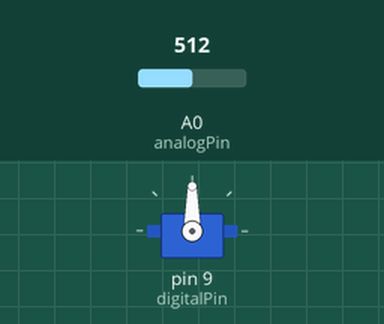
This sketch was run on a simulated Arduino Uno, built with avr-gcc and run on an emulated ATmega328P. On the bench: servo. Inputs (shaded band) come from the test bench; at power-on: A0 (analogPin) = 512.

Above: at 1.2 s.
1.3 s: A0 (analogPin) set to 716
At 2.5 s:
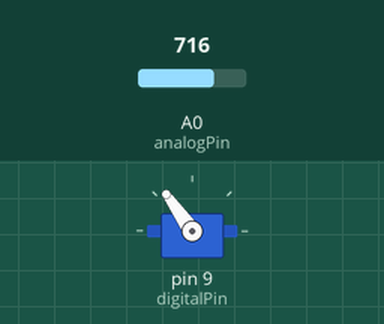
2.8 s: A0 (analogPin) set to 900
At 3.8 s:
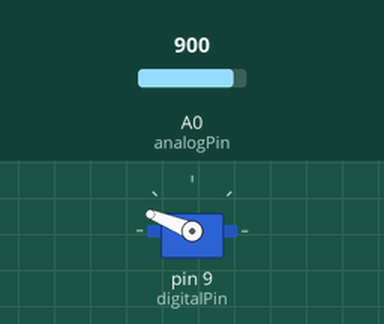
4.3 s: A0 (analogPin) set to 1023
At 4.9 s:
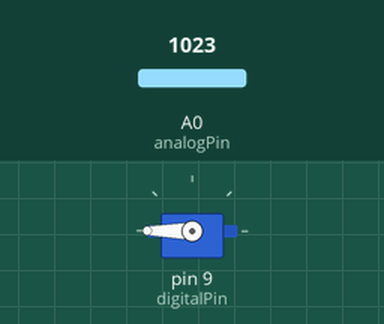
5.8 s: A0 (analogPin) set to 306
At 6.1 s:
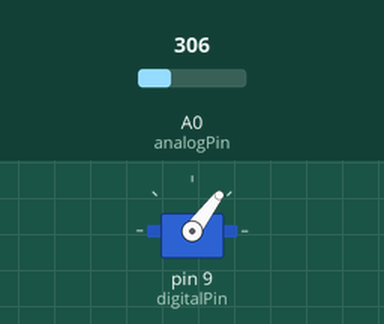
7.3 s: A0 (analogPin) set to 122
At 8.4 s:
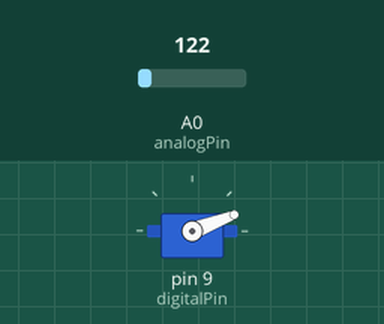
Timing chart, 0 to 9.8 s (numbered marks = the images above; inputs shaded):
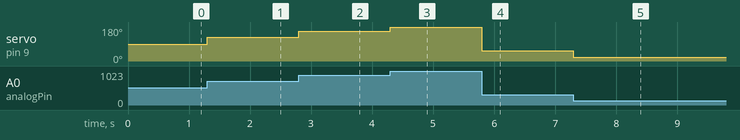

Measured:
- after the input at 1.3 s, servo on pin 9 (digitalPin): 90° → 125° at once
- after the input at 2.8 s, servo on pin 9 (digitalPin): 125° → 158° at once
- after the input at 4.3 s, servo on pin 9 (digitalPin): 158° → 180° at once
- after the input at 5.8 s, servo on pin 9 (digitalPin): 180° → 53° at once
- after the input at 7.3 s, servo on pin 9 (digitalPin): 53° → 21° at once

The sketch:

servo.ino
```cpp
/* Programa de arduino por el cual se va a realizar el control de la rotación de un servo mediante una fotoresistencia*/

// Importación de la libreria para utilizar el servo

#include <Servo.h>

// Parte de definicion de variable
Servo myServo; // Variable del servo a utilizar
int digitalPin = 9; // Pin al que está conectado el servo
int analogPin = 0; // Pin analógico desde el que se va a leer la fotoresistencia
int aux = 0; // Variable auxiliar

void setup()
{
  myServo.attach(digitalPin); // Establecer el pin por el que va a estar conectado el servo
}

void loop()
{
  aux = analogRead(analogPin); // Lectura del valor de la fotoresistencia

  aux = map(aux, 0, 1023, 0, 180);  // Mapear los valores de la fotoresistencia a los valores posibles que tiene el servo
  aux = constrain(aux, 0, 180); // En caso de que map devuelva valores fuera del rango se establecen en ellos

  myServo.write(aux); // Finalmente se escribe en el servo el valor obtenido correctamente
}
```
